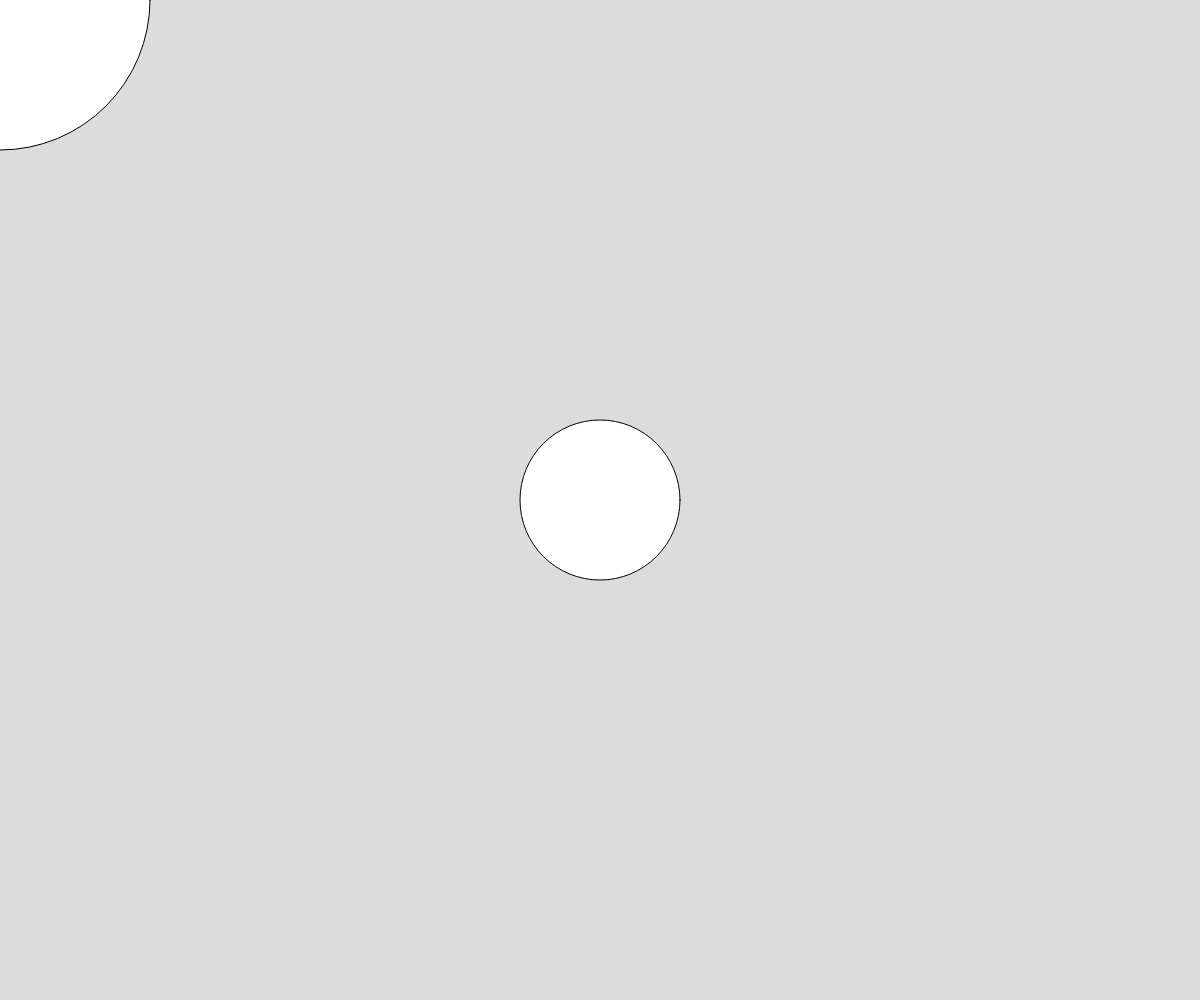
Frame 1 (no input)
Frame 60 (no input): identical to frame 1, image omitted
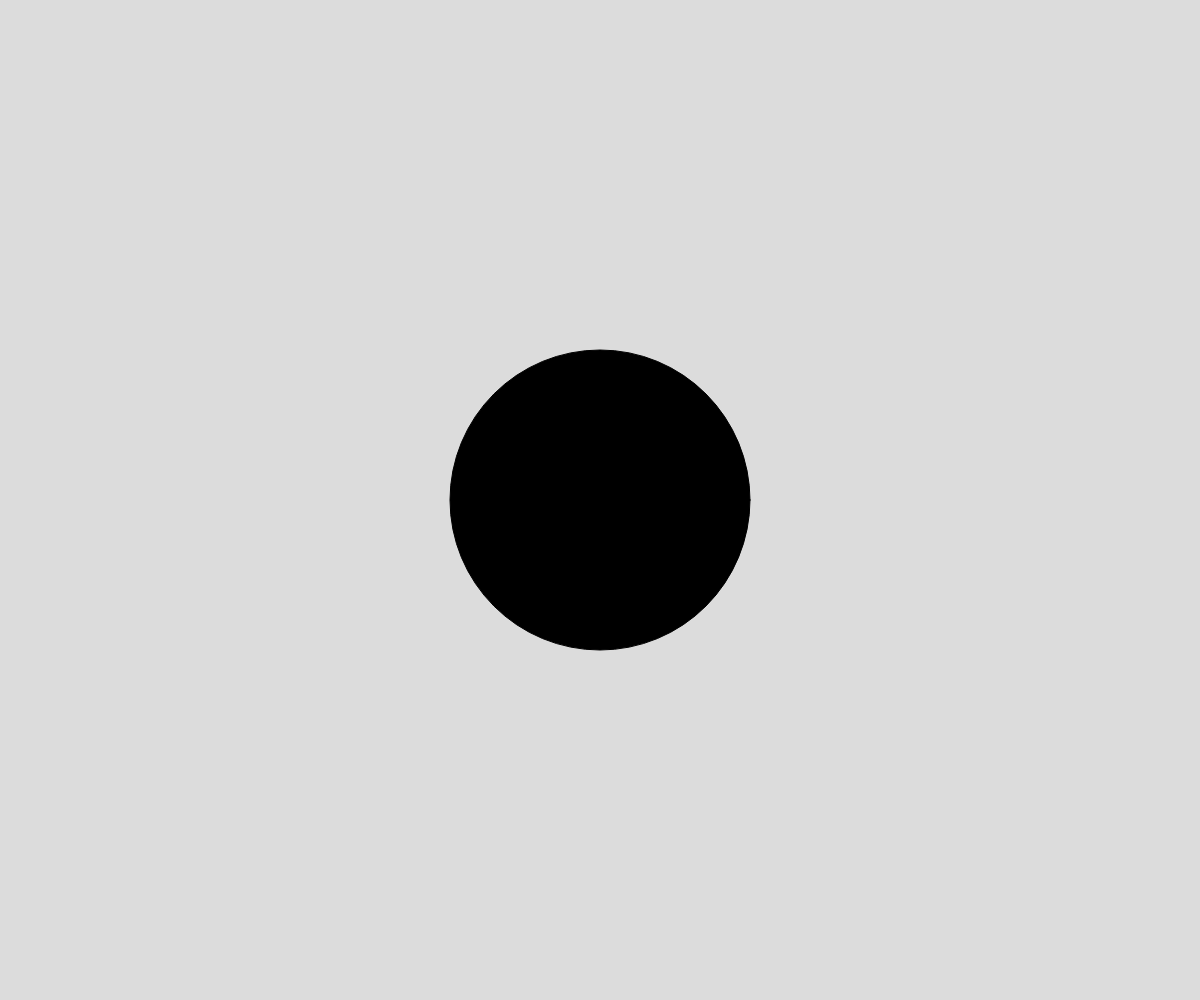
Frame 120 (the mouse pressed at the canvas centre since frame 60)

The p5.js sketch that drew these frames (run headless with seeded random() and noise() and a simulated clock; from frame 60 on, the mouse is pressed at the canvas centre):

// p5.js sketch
// ── sketch.js
let radiusA = 80;
let radiusB = 150;

function setup() {
  createCanvas(windowWidth, windowHeight);
}

function draw() {
  background(220);
  
  let d = dist(mouseX, mouseY, windowWidth/2,windowHeight/2);
  
  if (d < radiusA + radiusB){
    fill(0);
  } else {
    fill(255);
  }
  ellipse(windowWidth/2,windowHeight/2,radiusA *2);
  ellipse(mouseX,mouseY,radiusB *2);
}

function windowResized() {
  resizeCanvas(windowWidth, windowHeight);
}

function keyPressed(){
  if (key === "f" || key === "F"){
    let fs = fullscreen();
    fullscreen(!fs);
    }
}
